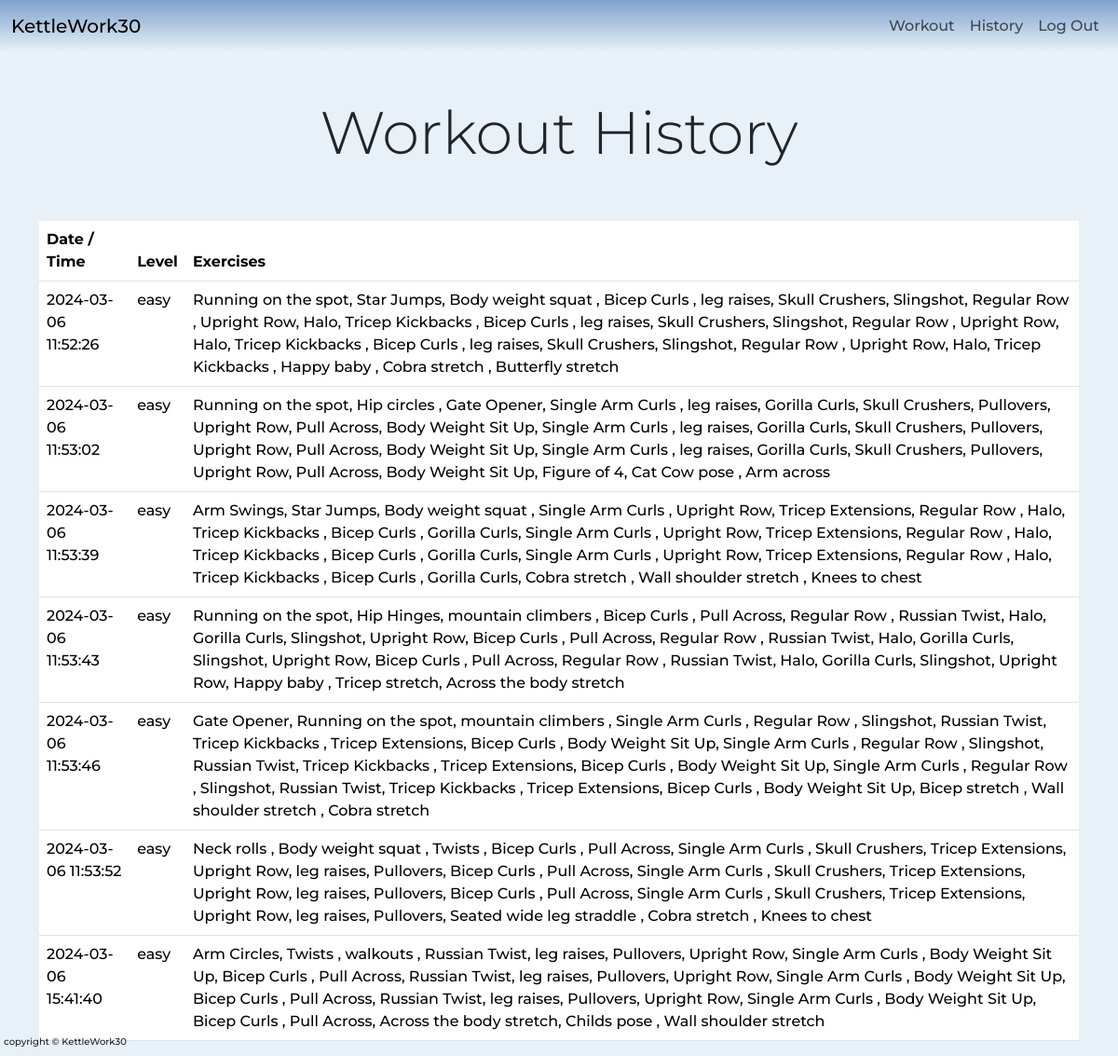
Screenshot of /history (signed in) with the database file from the repository.
### tables this page shows
CREATE TABLE history (id INTEGER PRIMARY KEY, user_id INTEGER, Timestamp DATETIME DEFAULT CURRENT_TIMESTAMP, level TEXT, names TEXT, FOREIGN KEY (user_id) REFERENCES users (id) ON DELETE CASCADE);

### app.py (the view)
@app.route("/history")
@login_required
def history():
    histories = []
    workouts = db.execute("SELECT * FROM history WHERE user_id = ?", session["user_id"])
    if not workouts:
        return apology("no portfolio", 400)
    for workout in workouts:
        each_workout = {}
        each_workout["level"] = workout["level"]
        each_workout["names"] = workout["names"]
        each_workout["Timestamp"] = workout["Timestamp"]
        histories.append(workout)
    return render_template("history.html", histories=histories)

### app.py (called while the page is built)
@app.after_request
def after_request(response):
    response.headers["Cache-Control"] = "no-cache, no-store, must-revalidate"
    response.headers["Expires"] = 0
    response.headers["Pragma"] = "no-cache"
    return response

### helpers.py (called while the page is built)
def login_required(f):
    @wraps(f)
    def decorated_function(*args, **kwargs):
        if session.get("user_id") is None:
            return redirect("/login")
        return f(*args, **kwargs)
    return decorated_function

### templates/history.html (shortened to what this page needs)
{% extends "layout.html" %}
{% block main %}
<div class="container center-content my-5">
    <h1 class="display-3">Workout History</h1>
</div>
<div class="container">
    <table class="table">
        <thead class="header">
            <tr>
                <th scope="col">Date / Time</th>
                <th scope="col">Level</th>
                <th scope="col">Exercises</th>
            </tr>
        </thead>
        <tbody>
            {% for history in histories %}
            <tr>
                <td>{{ history.Timestamp}}</td>
                <td>{{history.level}}</td>
                <td>{{ history.names }}</td>
            </tr>
            {%endfor%}
        </tbody>
    </table>
</div>
{% endblock %}

### templates/layout.html (shortened to what this page needs)
<!DOCTYPE html>
<html lang="en">
<head>
    <link href="https://cdn.jsdelivr.net/npm/bootstrap@5.3.2/dist/css/bootstrap.min.css" rel="stylesheet"
>
    <link href="/static/styles.css" rel="stylesheet">
</head>
<body class="custom-bg-color">
    <nav class="bg-navbar border navbar navbar-expand-md">
        <div class="container-fluid">
            <a class="navbar-brand mb-0 h1" href="/"><span>KettleWork30</span></a>
            <div class="collapse navbar-collapse" id="navbar">
                {% if session["user_id"] %}
                <ul class="navbar-nav ms-auto my-auto">
                    <li class="nav-item"><a class="nav-link" href="/workout">Workout</a></li>
                    <li class="nav-item"><a class="nav-link" href="/history">History</a></li>
                    <li class="nav-item"><a class="nav-link" href="/logout">Log Out</a></li>
                </ul>
                {% else %}
                <ul class="navbar-nav ms-auto my-auto">
                    <li class="nav-item"><a class="nav-link" href="/register">Register</a></li>
                    <li class="nav-item"><a class="nav-link" href="/login">Log In</a></li>
                </ul>
                {% endif %}
            </div>
        </div>
    </nav>
    <main class="container-fluid justify-content-center">
        {% block main %}{% endblock %}
    </main>
    <footer class="fixed-bottom mb-2 ms-1">
        copyright &#169; KettleWork30
    </footer>
</body>
</html>

### static/styles.css (style rules this page uses)
.center-content { display: flex; justify-content: center; align-items: center; text-align: center; }
.custom-bg-color { background-color: #e8f1f8; font-family: "Montserrat", sans-serif; font-optical-sizing: auto; font-weight: 500; font-style: normal; }
.bg-navbar { background-image: linear-gradient(to bottom, #7ea2cc, #e8f1f8); border: 0 !important; box-shadow: none; }
footer { font-size: 10px; }

### rows the page displays
history: Timestamp "2024-03-06 11:52:26", level "easy", names "Running on the spot, Star Jumps, Body weight squat , Bicep Curls , leg raises, Skull Crushers, Slingshot, Regular Row , Upright Row, Halo, Tricep Kickbacks , Bicep Curls , leg raises, Skull Crushers, Slingshot, Regular Row , Upright Row, Halo, Tricep Kickbacks , Bicep Curls , leg raises, Skull Crushers, Slingshot, Regular Row , Upright Row, Halo, Tricep Kickbacks , Happy baby , Cobra stretch , Butterfly stretch"
history: Timestamp "2024-03-06 11:53:02", level "easy", names "Running on the spot, Hip circles , Gate Opener, Single Arm Curls , leg raises, Gorilla Curls, Skull Crushers, Pullovers, Upright Row, Pull Across, Body Weight Sit Up, Single Arm Curls , leg raises, Gorilla Curls, Skull Crushers, Pullovers, Upright Row, Pull Across, Body Weight Sit Up, Single Arm Curls , leg raises, Gorilla Curls, Skull Crushers, Pullovers, Upright Row, Pull Across, Body Weight Sit Up, Figure of 4, Cat Cow pose , Arm across"
history: Timestamp "2024-03-06 11:53:39", level "easy", names "Arm Swings, Star Jumps, Body weight squat , Single Arm Curls , Upright Row, Tricep Extensions, Regular Row , Halo, Tricep Kickbacks , Bicep Curls , Gorilla Curls, Single Arm Curls , Upright Row, Tricep Extensions, Regular Row , Halo, Tricep Kickbacks , Bicep Curls , Gorilla Curls, Single Arm Curls , Upright Row, Tricep Extensions, Regular Row , Halo, Tricep Kickbacks , Bicep Curls , Gorilla Curls, Cobra stretch , Wall shoulder stretch , Knees to chest"
history: Timestamp "2024-03-06 11:53:43", level "easy", names "Running on the spot, Hip Hinges, mountain climbers , Bicep Curls , Pull Across, Regular Row , Russian Twist, Halo, Gorilla Curls, Slingshot, Upright Row, Bicep Curls , Pull Across, Regular Row , Russian Twist, Halo, Gorilla Curls, Slingshot, Upright Row, Bicep Curls , Pull Across, Regular Row , Russian Twist, Halo, Gorilla Curls, Slingshot, Upright Row, Happy baby , Tricep stretch, Across the body stretch"
history: Timestamp "2024-03-06 11:53:46", level "easy", names "Gate Opener, Running on the spot, mountain climbers , Single Arm Curls , Regular Row , Slingshot, Russian Twist, Tricep Kickbacks , Tricep Extensions, Bicep Curls , Body Weight Sit Up, Single Arm Curls , Regular Row , Slingshot, Russian Twist, Tricep Kickbacks , Tricep Extensions, Bicep Curls , Body Weight Sit Up, Single Arm Curls , Regular Row , Slingshot, Russian Twist, Tricep Kickbacks , Tricep Extensions, Bicep Curls , Body Weight Sit Up, Bicep stretch , Wall shoulder stretch , Cobra stretch"
history: Timestamp "2024-03-06 11:53:52", level "easy", names "Neck rolls , Body weight squat , Twists , Bicep Curls , Pull Across, Single Arm Curls , Skull Crushers, Tricep Extensions, Upright Row, leg raises, Pullovers, Bicep Curls , Pull Across, Single Arm Curls , Skull Crushers, Tricep Extensions, Upright Row, leg raises, Pullovers, Bicep Curls , Pull Across, Single Arm Curls , Skull Crushers, Tricep Extensions, Upright Row, leg raises, Pullovers, Seated wide leg straddle , Cobra stretch , Knees to chest"
history: Timestamp "2024-03-06 15:41:40", level "easy", names "Arm Circles, Twists , walkouts , Russian Twist, leg raises, Pullovers, Upright Row, Single Arm Curls , Body Weight Sit Up, Bicep Curls , Pull Across, Russian Twist, leg raises, Pullovers, Upright Row, Single Arm Curls , Body Weight Sit Up, Bicep Curls , Pull Across, Russian Twist, leg raises, Pullovers, Upright Row, Single Arm Curls , Body Weight Sit Up, Bicep Curls , Pull Across, Across the body stretch, Childs pose , Wall shoulder stretch"
